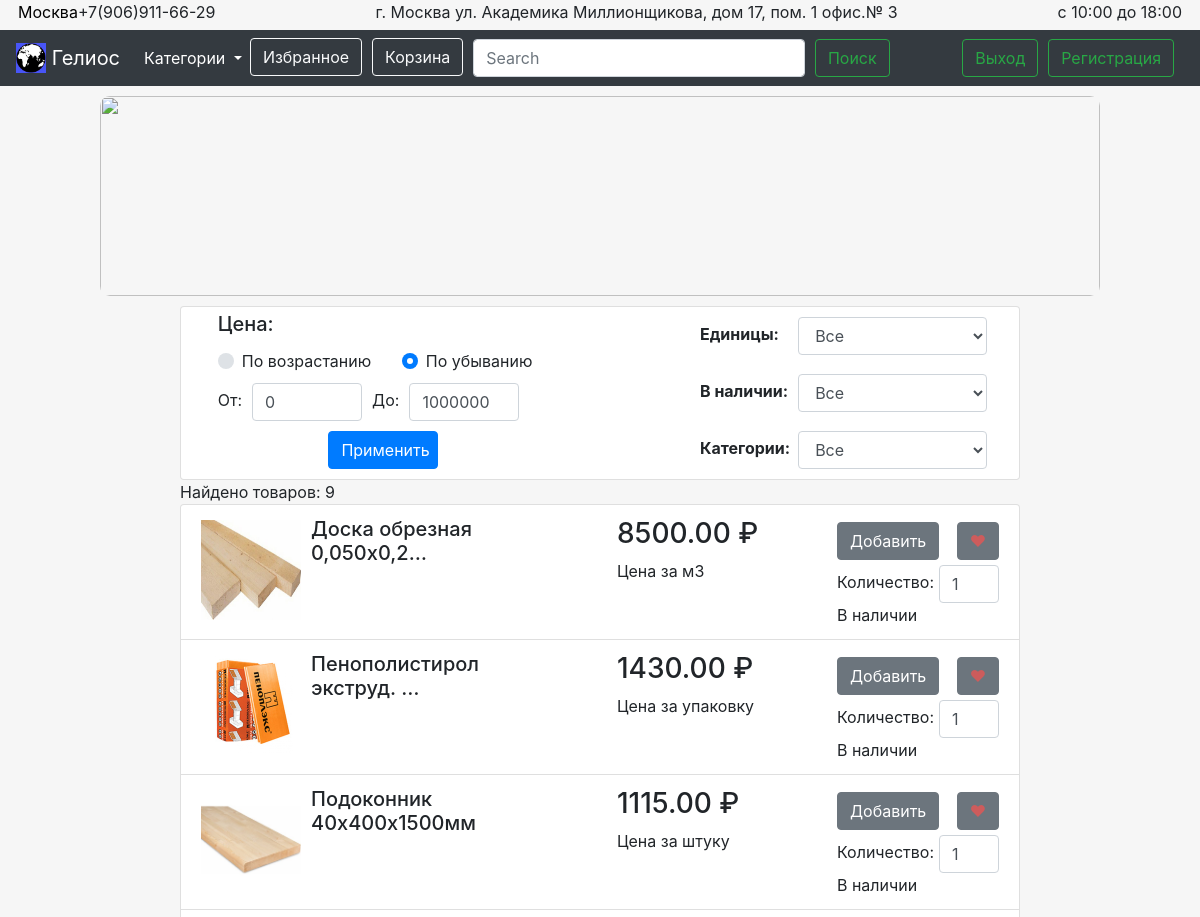
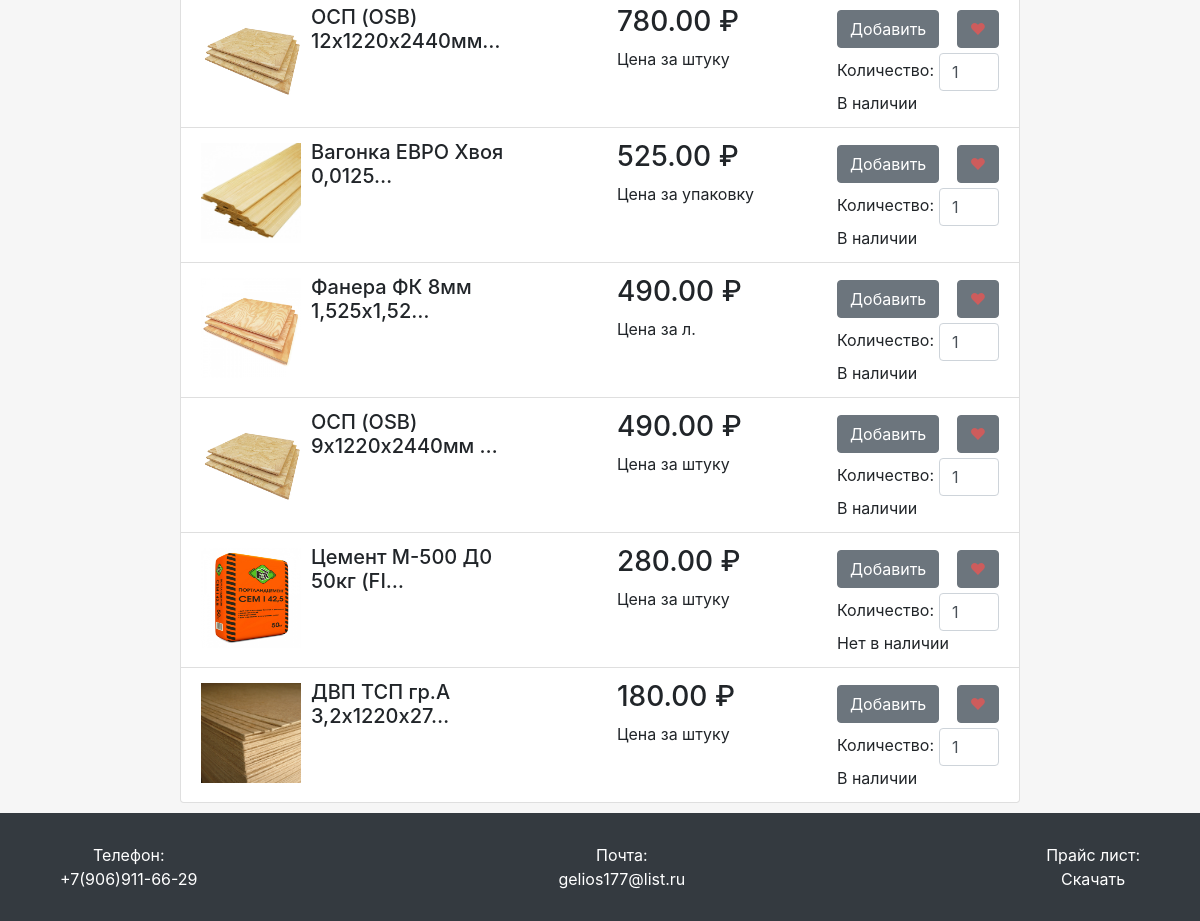
Page /search (signed in) on the committed database (2 pictures, top to bottom).
### product/models.py (models this page shows, shortened)
class Product(models.Model):
    name = models.CharField(max_length=100, blank=True, null=True, default=None)
    price = models.DecimalField(max_digits=10, decimal_places=2, default=0)
    price_per_some = models.ForeignKey(PricePerSome, blank=True, null=True, default=None)
    characteristic = models.TextField(blank=True, null=True, default=None)
    description = models.TextField(blank=True, null=True, default=None)
    category = models.ForeignKey(Category, blank=True, null=True, default=None)
    image = models.ImageField(upload_to='product_images\\')
    is_active = models.BooleanField(default=True)
    is_main = models.BooleanField(default=False)
    created = models.DateTimeField(auto_now_add=True, auto_now=False)
    updated = models.DateTimeField(auto_now_add=False,auto_now=True)
    class Meta:
        verbose_name = 'Товар'
        verbose_name_plural = 'Товары'

class PricePerSome(models.Model):
    name = models.CharField(max_length=100, blank=True, null=True, default=None)
    created = models.TimeField(auto_now_add=True, auto_now=False)
    updated = models.TimeField(auto_now_add=False, auto_now=True)
    def __str__(self):
        return 'Цена за ' + self.name
    class Meta:
        verbose_name = 'Цена за ...'
        verbose_name_plural = 'Цены за ...'

### search/views.py (the view)
# urls.py: url(r'^', include('search.urls')),
def search(request):
    filter_categories = 'Все'
    filter_is_exist = 'Все'
    filter_per_some = 'Все'
    is_login = request.user.is_authenticated()
    user_name = request.user.username
    session_key = request.session.session_key
    if not session_key:
        request.session.cycle_key()
    if not is_login:
        user_name = session_key
        try:
            UserData.objects.get(owner_name=user_name)
        except:
            UserData.objects.create(owner_name=user_name, liked_data='', order_data='')
    text_search = ''
    filter_price_from = 0
    filter_price_to = 10**6
    filter_per_some = 'Все'
    filter_is_exist = 'Все'
    filter_sort_by = 'filterRadioDown'
    if request.method == 'POST':
        if 'search_butt' in request.POST:
            search_form = SearchForm(request.POST)
            if search_form.is_valid():
                text_search = search_form.cleaned_data['text_search']
            filter_form = FilterForm()
        elif 'filter_butt' in request.POST:
            filter_form = FilterForm(request.POST)
            filter_form.fields['filter_sort_by'].label = 'filterRadioDown'
            if filter_form.is_valid():
                request.session['filter_form_data'] = filter_form.cleaned_data
                filter_sort_by = request.POST.get('filterRadio')
                filter_per_some = request.POST.get('filter_per_some')
                filter_price_from = filter_form.cleaned_data['filter_price_from']
                filter_price_to = filter_form.cleaned_data['filter_price_to']
                filter_is_exist = request.POST.get('filter_is_exist')
                filter_categories = request.POST.get('filter_categories')
                text_search = filter_form.cleaned_data['text_search']
            search_form = SearchForm()
    else:
        search_form = SearchForm()
        filter_form = FilterForm()
    products = Product.objects.all()
    searched = []
    for product in products:
        if (text_search in product.name or text_search in product.description or text_search in product.characteristic
           or text_search in product.category.name or text_search in product.price_per_some.name
           or text_search in str(product.price)):
            if filter_price_from <= product.price <= filter_price_to:
                if product.price_per_some.name == filter_per_some[3:] or filter_per_some == 'Все':
                    if ((product.is_active and filter_is_exist == 'Есть')
                       or (not product.is_active and filter_is_exist == 'Нет') or (filter_is_exist == 'Все')):
                        if product.category.name == filter_categories or filter_categories == 'Все':
                            searched.append(product)
    searched.sort(key=lambda elem: elem.price, reverse=(filter_sort_by == 'filterRadioDown'))
    len_prods = len(searched)
    return render(request, 'search.html', locals())

### search/forms.py
class SearchForm(forms.Form):
    text_search = forms.CharField(max_length=100, required=False)

class FilterForm(forms.Form):
    choices_for_sort_by = [('filterRadioUp', 'filterRadioUp'), ('filterRadioDown', 'filterRadioDown')]
    choices_for_per_some = [('За ' + elem.name, 'За ' + elem.name) for elem in PricePerSome.objects.all()]
    choices_for_per_some.append(('Все', 'Все'))
    choices_for_exist = [('Все', 'Все'), ('Есть', 'Есть'), ('Нет', 'Нет')]
    choices_for_categories = [(elem.name, elem.name) for elem in Category.objects.all()]
    choices_for_categories.append(('Все', 'Все'))
    filter_sort_by = forms.ChoiceField(choices=choices_for_sort_by, widget=forms.RadioSelect(), required=False, initial='filterRadioDown')
    filter_price_from = forms.IntegerField(required=False)
    filter_price_to = forms.IntegerField(required=False)
    filter_per_some = forms.ChoiceField(choices=choices_for_per_some, required=False, initial='Все')
    filter_is_exist = forms.ChoiceField(choices=choices_for_exist, required=False, initial='Все')
    filter_categories = forms.ChoiceField(choices=choices_for_categories, required=False, initial='Все')
    text_search = forms.CharField(max_length=100, required=False)

### filters/templatetags/categ_items.py (called while the page is built)
@register.inclusion_tag('categ_items.html', takes_context=True)
def categ_items(context):
    filter_categories = context['filter_categories']
    items = Category.objects.all()
    res = [elem.name for elem in items]
    return {'cat_items': res, 'filter_categories': filter_categories}

### filters/templatetags/per_some.py (called while the page is built)
@register.inclusion_tag('per_some_elems.html', takes_context=True)
def per_some_elems(context):
    filter_per_some = context['filter_per_some']
    items = PricePerSome.objects.all()
    res = ['За ' + elem.name for elem in items]
    return {'per_some_items': res, 'filter_per_some': filter_per_some}

### nav/templatetags/nav_items.py (called while the page is built)
@register.inclusion_tag('dropdown.html', takes_context=True)
def dropdown(context):
    res = []
    for elem in Category.objects.all():
        url = '_'.join(elem.name.split(' '))
        res.append([elem.name, url])
    return {'items': res}

### templates/search.html (shortened to what this page needs)
{% extends 'base.html' %}
{% load static %}
{% block content %}
  {% include 'filters.html' %}
  <div id="cat-container">
    {% if len_prods %}
      <div>Найдено товаров: {{ len_prods }}</div>
      <ul class="list-group">
        {% for product in searched %}
          <li class="list-group-item">
            <div id="cat-prod-container">
              <div id="cat-prod-left">
                <a href="{% url 'product' product.id %}">
                  <img src="../../static/media/{{ product.image }}" id="best-product-image">
                </a>
                <h5>{{ product.name|truncatechars_html:25 }}</h5>
              </div>
              <div id="cat-prod-right">
                <div id="cat-prod-right-left">
                  <h3 id="best-product-price">{{ product.price }} &#8381</h3>
                  <div id="best-price-per-one">{{ product.price_per_some }}</div>
                </div>
                <div id="cat-prod-right-right">
                  <div id="cat-btn-cont">
                    <button type="button" class="btn btn-secondary to-order-butt {{ product.id }}-to-hide-btn"
                              data-product_id = "{{ product.id }}"
                              data-is_delete = "false"
                              data-loc = "main"
                    >Добавить</button>
                    <form class="product-liked-form" action="{% url 'update_favorites' %}">
                      <button class="btn btn-secondary like-butt {{ product.id }}-to-hide-like" id="like-butt"
                              data-product_id = "{{ product.id }}"
                              data-is_delete="false"
                              data-loc="main"
                      >&#10084;</button>
                    </form>
                  </div>
                  <form id="cat-prod-form" class="product-stuff-cont" action="{% url 'update_order' %}">
                    <div class="label-input-controlled">Количество:</div>
                    <input class="form-control {{ product.id }}-product-input" type="number" id="count-of-best-product"
                           min="0" max="1000000" value="1" placeholder="0">
                  </form>
                  {% if product.is_active%}
                    <div>В наличии</div>
                  {% else %}
                    <div>Нет в наличии</div>
                  {% endif %}
                </div>
              </div>
            </div>
          </li>
        {% endfor %}
      </ul>
    {% else %}
      <div id="zero-found">
        <p>Ничего не найдено</p>
      </div>
    {% endif %}
  </div>
  <div id="cat-vacuum"></div>
{% endblock %}

### static/css/base.css (style rules this page uses)
.label-input-controlled { margin-top: 5px; }
#best-product-image { width: 100%; height: 250px; margin-top: 3px; }
#best-product-price { width: 200px; }
#cat-vacuum { height: 10px; }
#cat-container { width: 70%; margin: auto; }
#cat-prod-container { display: flex; flex-direction: row; justify-content: space-between; }
#cat-prod-left { display: flex; flex-direction: row; justify-content: flex-start; }
#cat-prod-left img { width: 100px; height: 100px; }
#cat-prod-left h5 { width: 50%; margin-left: 10px; }
#like-butt { color: transparent; text-shadow: 0 0 0 indianred; }
#cat-prod-right { display: flex; flex-direction: row; justify-content: flex-start; }
#cat-prod-right-left { display: flex; flex-direction: column; margin-right: 20px; }
#cat-prod-right-right { display: flex; flex-direction: column; }
#cat-btn-cont { display: flex; flex-direction: row; justify-content: space-between; margin-top: 5px; }
#cat-prod-form { display: flex; flex-direction: row; justify-content: flex-start; margin-top: 5px; }
#cat-prod-form input { width: 60px; margin-left: 5px; }

### rows in the picture
Product: image (picture), name "Доска обрезная 0,050х0,2…", price "8500.00", price_per_some "Цена за м3", is_active "В наличии"
Product: image (picture), name "Пенополистирол экструд. …", price "1430.00", price_per_some "Цена за упаковку", is_active "В наличии"
Product: image (picture), name "Подоконник 40х400х1500мм", price "1115.00", price_per_some "Цена за штуку", is_active "В наличии"
Product: image (picture), name "ОСП (OSB) 12х1220х2440мм…", price "780.00", price_per_some "Цена за штуку", is_active "В наличии"
Product: image (picture), name "Вагонка ЕВРО Хвоя 0,0125…", price "525.00", price_per_some "Цена за упаковку", is_active "В наличии"
Product: image (picture), name "Фанера ФК 8мм 1,525х1,52…", price "490.00", price_per_some "Цена за л.", is_active "В наличии"
Product: image (picture), name "ОСП (OSB) 9х1220х2440мм …", price "490.00", price_per_some "Цена за штуку", is_active "В наличии"
Product: image (picture), name "Цемент М-500 Д0 50кг (FI…", price "280.00", price_per_some "Цена за штуку", is_active "Нет в наличии"
Product: image (picture), name "ДВП ТСП гр.А 3,2х1220х27…", price "180.00", price_per_some "Цена за штуку", is_active "В наличии"

### other values in the picture
{{ len_prods }} "9"
